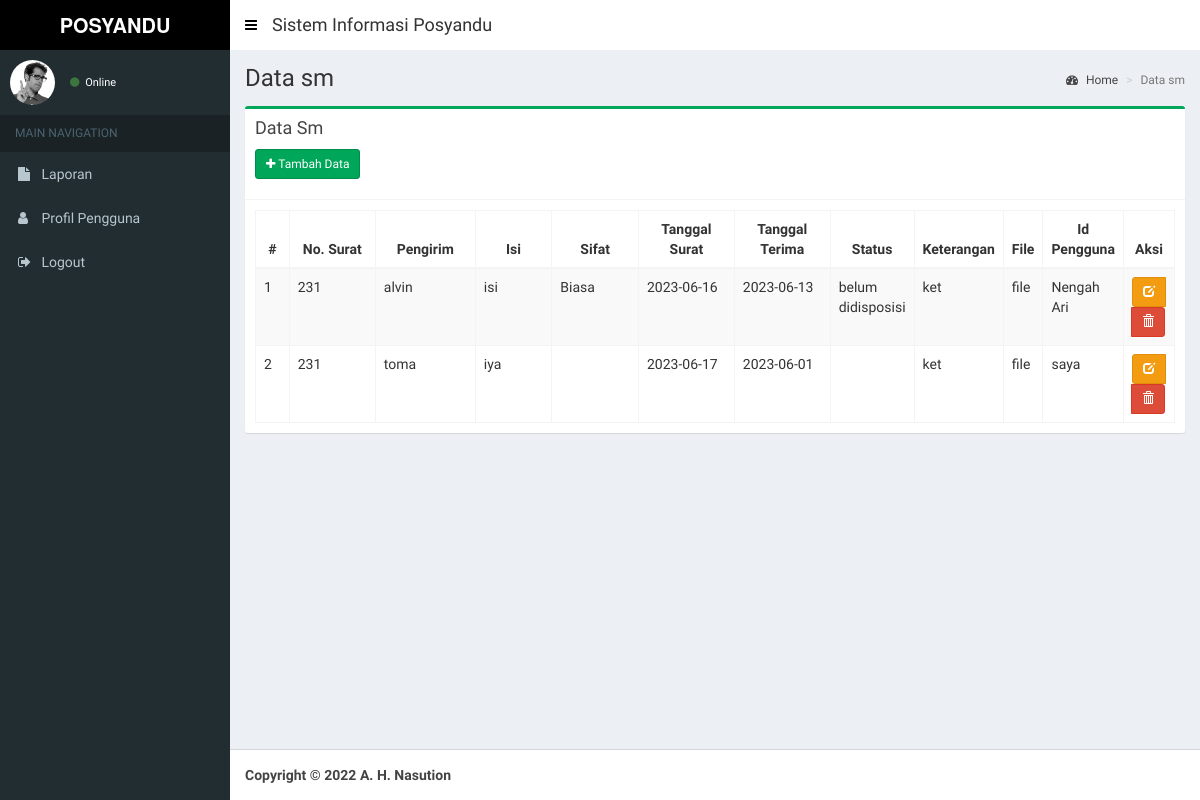
Page /index.php/sm on the earlier database version.
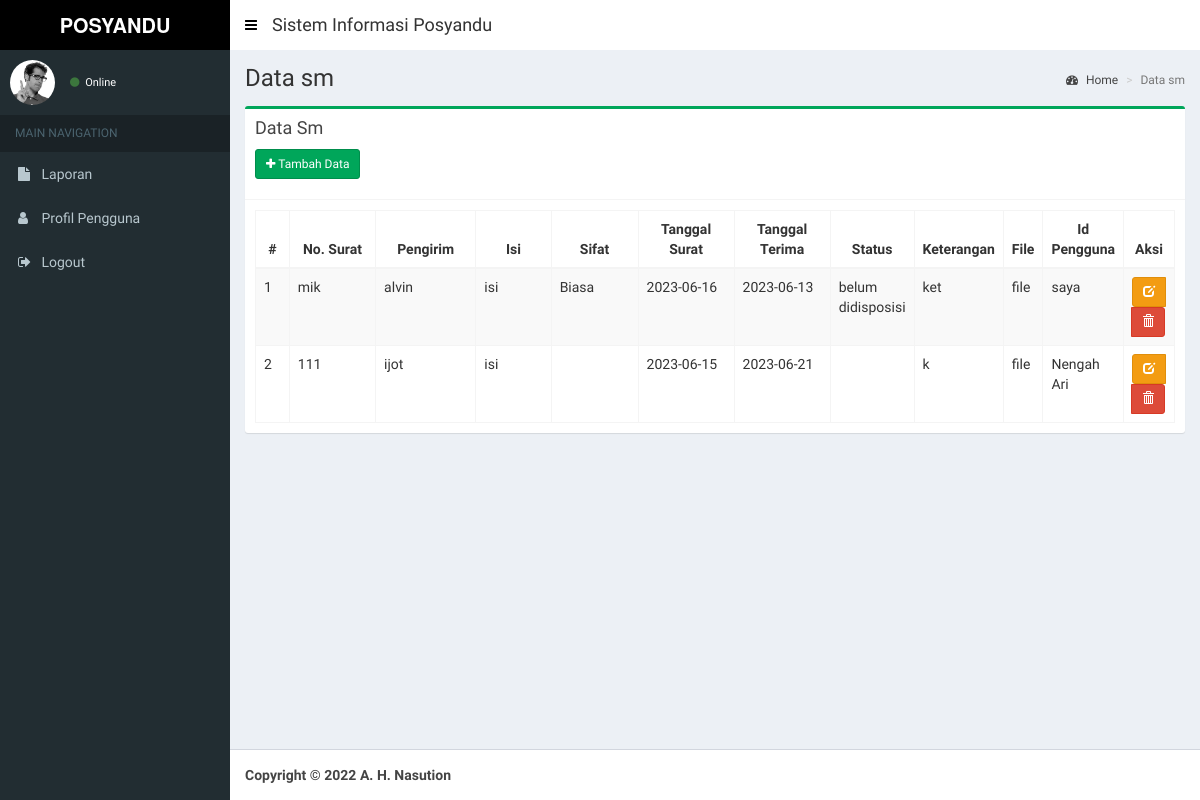
Same page on the later database version.
### tables this page shows
CREATE TABLE `sm` (
  `id_sm` int NOT NULL,
  `nosurat` varchar(20) NOT NULL,
  `pengirim` varchar(50) NOT NULL,
  `isi` varchar(100) NOT NULL,
  `sifat` enum('Biasa','Segera','Penting','Rahasia') NOT NULL,
  `tglsurat` date NOT NULL,
  `tglterima` date NOT NULL,
  `status` enum('sudah didisposisi','belum didisposisi') NOT NULL,
  `keterangan` varchar(100) NOT NULL,
  `file` varchar(30) NOT NULL,
  `id_pengguna` int NOT NULL
);

CREATE TABLE `akses` (
  `id_pengguna` int NOT NULL,
  `nama_pengguna` varchar(50) NOT NULL,
  `alamat` varchar(50) NOT NULL,
  `telp` varchar(12) NOT NULL,
  `email` varchar(50) NOT NULL,
  `username` varchar(30) NOT NULL,
  `password` varchar(30) NOT NULL,
  `level` enum('lurah','sekretaris','admin') NOT NULL
);

### application/controllers/Sm.php (called while the page is built, shortened)
<?php
class Sm extends CI_Controller {
	public function __construct()
	{
		$this->load->model('Sm_model', 'sm');
		$this->load->model('Akses_model', 'akses');
		$this->load->helper('tgl_indo');
		$this->load->helper('security');
	}
	public function index()
	{
		$data = array(
			'title'			=> 'SISTEM SURAT',
			'judul'			=> 'Data sm',
			'data' 			=> $this->sm->tabel()->result(),
			'content'		=> 'sm/v_content',
			'ajax'	 		=> 'sm/v_ajax'
		);
		$this->load->view('layout/v_wrapper', $data, FALSE);
	}
}

### index.php (called while the page is built, shortened)
<?php
require_once BASEPATH.'core/CodeIgniter.php';

### application/views/layout/v_content.php (called while the page is built, shortened)
 	<?php
	if ($content)
	{
		$this->load->view($content);
	}
?>

### application/models/Sm_model.php (called while the page is built, shortened)
<?php
class Sm_model extends CI_Model {
	public function tabel($where = null)
	{
		if($where == null){
			$this->db->select('*');
			$this->db->from('sm');
			$this->db->join('akses', 'sm.id_pengguna = akses.id_pengguna');
			$this->db->order_by('sm.id_sm', 'Asc');
			$query = $this->db->get();
		}
		return $query;
	}
}

### application/views/sm/v_content.php (the view, shortened to what this page needs)
<section class="content-header">
  <h1>
    <?= $judul ?>
  </h1>
  <ol class="breadcrumb">
    <li><a href="<?= base_url() ?>dashboard"><i class="fa fa-dashboard"></i> Home</a></li>
    <li class="active"><?= $judul ?></li>
  </ol>
</section>
<section class="content">
  <div class="row">
    <div class="col-xs-12">
      <div class="box box-success">
        <div class="box-header with-border">
          <h3 class="box-title">Data Sm</h3>
          <div style="padding-top: 10px;">
          <p><a href="<?= base_url(); ?>sm/add" class="btn btn-sm btn-success icon-btn"><i class="fa fa-plus"></i> Tambah Data</a></p>
          </div>
        </div>
        <div class="box-body">
          <table id="example1" class="table table-bordered table-striped" style="width: 100%;">
              <thead>
                  <tr>
                      <th style="width: 5%;text-align: center;">#</th>
                      <th style="width: 15%;text-align: center;">No. Surat</th>
                      <th style="width: 15%;text-align: center;">Pengirim</th>
                      <th style="width: 15%;text-align: center;">Isi</th>
                      <th style="width: 15%;text-align: center;">Sifat</th>
                      <th style="width: 15%;text-align: center;">Tanggal Surat</th>
                      <th style="width: 15%;text-align: center;">Tanggal Terima</th>
                      <th style="width: 13%;text-align: center;">Status</th>
                      <th style="width: 13%;text-align: center;">Keterangan</th>
                      <th style="width: 13%;text-align: center;">File</th>
                      <th style="width: 13%;text-align: center;">Id Pengguna</th>
                      <th style="width: 13%;text-align: center;">Aksi</th>
                  </tr>
              </thead>
              <tbody>
                  <?php $total= 0; $no=1; foreach($data as $row){  ?>
                  <tr>
                      <td><?= $no++ ?></td>
                      <td><?= $row->nosurat ?></td>
                      <td><?= $row->pengirim ?></td>
                      <td><?= $row->isi ?></td>
                      <td><?= $row->sifat ?></td>
                      <td><?= $row->tglsurat ?></td>
                      <td><?= $row->tglterima ?></td>
                      <td><?= $row->status ?></td>
                      <td><?= $row->keterangan ?></td>
                      <td><?= $row->file ?></td>
                      <td><?= $row->nama_pengguna ?></td>
                      <td style="text-align: center;">
                          <form action="<?= base_url() ?>sm/delete/<?= $row->id_sm ?>" method="post">
                              <div class="btn-group">
                                  <a href="<?= base_url() ?>sm/edit/<?= $row->id_sm ?>" class=" btn btn-sm btn-warning" data-toggle="tooltip" title="Edit"><span class="glyphicon glyphicon-edit"></span></a>
                                  <button class="btn btn-sm btn-danger" type="submit" onclick="return confirm('Yakin ingin menghapus data?')" data-toggle="tooltip" title="Hapus"><span class="glyphicon glyphicon-trash"></span></button>
                              </div>
                          </form>
                      </td>
                  </tr>
                <?php } ?>
              </tbody>
          </table>
        </div>
      </div>
    </div>
  </div>
</section>

### application/views/layout/v_wrapper.php (shortened to what this page needs)
<!DOCTYPE html>
<html>
  <head>
    <link rel="stylesheet" href="<?= base_url() ?>public/lte/bootstrap/css/bootstrap.min.css">
    <link rel="stylesheet" href="https://maxcdn.bootstrapcdn.com/font-awesome/4.4.0/css/font-awesome.min.css">
    <link rel="stylesheet" href="https://code.ionicframework.com/ionicons/2.0.1/css/ionicons.min.css">
    <link rel="stylesheet" href="<?= base_url() ?>public/lte/plugins/datatables/dataTables.bootstrap.css">
    <link rel="stylesheet" href="<?= base_url() ?>public/lte/plugins/select2/select2.min.css">
    <link rel="stylesheet" href="<?= base_url() ?>public/lte/dist/css/AdminLTE.min.css">
    <link rel="stylesheet" href="<?= base_url() ?>public/lte/dist/css/skins/_all-skins.min.css">
    <link rel="stylesheet" href="<?= base_url() ?>public/lte/plugins/fullcalendar/dist/fullcalendar.min.css">
    <link rel="stylesheet" href="<?= base_url() ?>public/lte/plugins/fullcalendar/dist/fullcalendar.print.min.css" media="print">
    <link rel="stylesheet" href="<?= base_url() ?>public/lte/plugins/bootstrap-colorpicker/dist/css/bootstrap-colorpicker.min.css">
  </head>
  <body class="hold-transition skin-green sidebar-mini">
    <div class="wrapper">
      <header class="main-header" style="background-color: #ffffff">
         <?php  include 'v_head.php'; ?>
      </header>
      <aside class="main-sidebar">
        <?php  include 'v_sidebar.php'; ?>
      </aside>
      <div class="content-wrapper">
        <?php include 'v_content.php'; ?>
      </div>
      <footer class="main-footer">
        <?php  include 'v_footer.php'; ?>
      </footer>
    </div>
  </body>
</html>

### application/views/layout/v_head.php (shortened to what this page needs)
<a href="<?= base_url() ?>public/lte/index2.html" class="logo" style="background-color: black;" >
  <span class="logo-lg"><b>POSYANDU MANDIRI</b></span>
</a>
<nav class="navbar navbar-static-top" role="navigation" style="background-color: #ffffff">
  <a href="#" class="sidebar-toggle" data-toggle="offcanvas" role="button">
  </a>
  <div style="padding: 5px;">
  <h4>Sistem Informasi Posyandu</h4>
  </div>
</nav>

### application/views/layout/v_sidebar.php (shortened to what this page needs)
<section class="sidebar">
  <div class="user-panel">
    <div class="pull-left image">
      <img src="<?= base_url() ?>public/lte/dist/img/user2-160x160.jpg" class="img-circle" alt="User Image">
    </div>
    <div class="pull-left info">
      <a href="#"><i class="fa fa-circle text-success"></i> Online</a>
    </div>
  </div>
  <ul class="sidebar-menu">
    <li class="header">MAIN NAVIGATION</li>
    <li class="laporan" id="laporan">
      <a href="<?= base_url() ?>laporan">
        <i class="fa fa-file"></i> <span>Laporan</span>
      </a>
    </li>
    <li class="profil" id="profil">
      <a href="<?= base_url() ?>profil">
        <i class="fa fa-user"></i> <span>Profil Pengguna</span>
      </a>
    </li>
    <li>
      <a href="<?= base_url() ?>login/logout">
        <i class="fa fa-sign-out"></i> <span>Logout</span>
      </a>
    </li>
  </ul>
</section>

### application/views/layout/v_footer.php (shortened to what this page needs)
<strong>Copyright &copy; 2022 A. H. Nasution </strong><br>

### application/views/layout/v_wrapper.php (style rules this page uses)
.skin-green .main-header .navbar .sidebar-toggle { color: black; }

Differences in the rows shown:
removed sm: nosurat "231", pengirim "toma", isi "iya", tglsurat "2023-06-17", tglterima "2023-06-01", keterangan "ket", file "file", id_pengguna.nama_pengguna "saya"
changed sm "alvin": nosurat "231" → "mik"; id_pengguna.nama_pengguna "Nengah Ari" → "saya"
added sm: nosurat "111", pengirim "ijot", isi "isi", tglsurat "2023-06-15", tglterima "2023-06-21", keterangan "k", file "file", id_pengguna.nama_pengguna "Nengah Ari"
